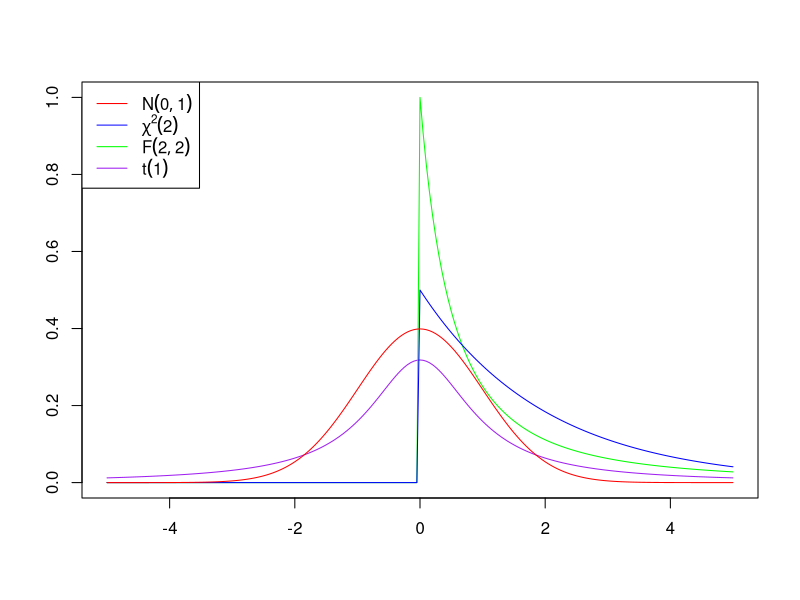

R code for this plot:
X <- seq(-5, 5, 0.05)

N <- dnorm(X)
CHI <- dchisq(X, df = 2)
FD <- df(X, df1 = 2, df2 = 2)
TD <- dt(X, df = 1)


plot(X, TD, type = "l", col = "Purple",
     ylim = c(0, 1), xlab = "",
     ylab = "")
lines(X, FD, col = "Green")
lines(X, CHI, col = "Blue")
lines(X, N, col = "Red")

legend(x = "topleft", legend = c(expression(N(0,1)), expression({chi^2}(2)), expression(F(2,2)), expression(t(1))), col = c("Red", "Blue", "Green", "Purple"), 
       lty = rep(1, 4), cex = 1, box.lty = 1)

